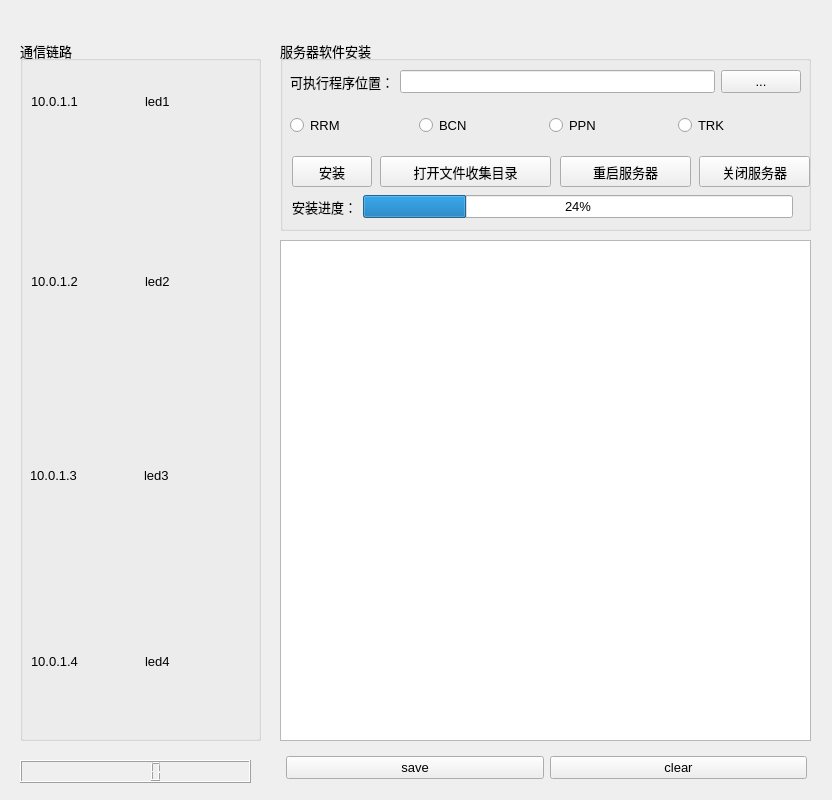
<?xml version="1.0" encoding="UTF-8"?>
<ui version="4.0">
 <class>SoftUpdate</class>
 <widget class="QWidget" name="SoftUpdate">
  <property name="geometry">
   <rect>
    <x>0</x>
    <y>0</y>
    <width>832</width>
    <height>800</height>
   </rect>
  </property>
  <property name="minimumSize">
   <size>
    <width>800</width>
    <height>800</height>
   </size>
  </property>
  <property name="windowTitle">
   <string>Form</string>
  </property>
  <widget class="QWidget" name="widget" native="true">
   <property name="geometry">
    <rect>
     <x>10</x>
     <y>30</y>
     <width>811</width>
     <height>781</height>
    </rect>
   </property>
   <property name="styleSheet">
    <string notr="true"/>
   </property>
   <widget class="QGroupBox" name="groupBox">
    <property name="geometry">
     <rect>
      <x>10</x>
      <y>10</y>
      <width>241</width>
      <height>701</height>
     </rect>
    </property>
    <property name="font">
     <font>
      <pointsize>10</pointsize>
     </font>
    </property>
    <property name="title">
     <string>通信链路</string>
    </property>
    <widget class="QWidget" name="">
     <property name="geometry">
      <rect>
       <x>10</x>
       <y>425</y>
       <width>221</width>
       <height>21</height>
      </rect>
     </property>
     <layout class="QHBoxLayout" name="horizontalLayout_7">
      <item>
       <widget class="QLabel" name="label_4">
        <property name="font">
         <font>
          <pointsize>10</pointsize>
         </font>
        </property>
        <property name="text">
         <string>10.0.1.3</string>
        </property>
       </widget>
      </item>
      <item>
       <widget class="QLabel" name="led3">
        <property name="font">
         <font>
          <pointsize>10</pointsize>
         </font>
        </property>
        <property name="text">
         <string>led3</string>
        </property>
       </widget>
      </item>
     </layout>
    </widget>
    <widget class="QWidget" name="">
     <property name="geometry">
      <rect>
       <x>11</x>
       <y>51</y>
       <width>221</width>
       <height>21</height>
      </rect>
     </property>
     <layout class="QHBoxLayout" name="horizontalLayout_5">
      <item>
       <widget class="QLabel" name="label">
        <property name="font">
         <font>
          <pointsize>10</pointsize>
         </font>
        </property>
        <property name="text">
         <string>10.0.1.1</string>
        </property>
       </widget>
      </item>
      <item>
       <widget class="QLabel" name="led1">
        <property name="font">
         <font>
          <pointsize>10</pointsize>
         </font>
        </property>
        <property name="styleSheet">
         <string notr="true"/>
        </property>
        <property name="text">
         <string>led1</string>
        </property>
       </widget>
      </item>
     </layout>
    </widget>
    <widget class="QWidget" name="">
     <property name="geometry">
      <rect>
       <x>11</x>
       <y>231</y>
       <width>221</width>
       <height>21</height>
      </rect>
     </property>
     <layout class="QHBoxLayout" name="horizontalLayout_8">
      <item>
       <widget class="QLabel" name="label_2">
        <property name="font">
         <font>
          <pointsize>10</pointsize>
         </font>
        </property>
        <property name="text">
         <string>10.0.1.2</string>
        </property>
       </widget>
      </item>
      <item>
       <widget class="QLabel" name="led2">
        <property name="font">
         <font>
          <pointsize>10</pointsize>
         </font>
        </property>
        <property name="text">
         <string>led2</string>
        </property>
       </widget>
      </item>
     </layout>
    </widget>
    <widget class="QWidget" name="">
     <property name="geometry">
      <rect>
       <x>11</x>
       <y>611</y>
       <width>221</width>
       <height>21</height>
      </rect>
     </property>
     <layout class="QHBoxLayout" name="horizontalLayout_6">
      <item>
       <widget class="QLabel" name="label_6">
        <property name="font">
         <font>
          <pointsize>10</pointsize>
         </font>
        </property>
        <property name="text">
         <string>10.0.1.4</string>
        </property>
       </widget>
      </item>
      <item>
       <widget class="QLabel" name="led4">
        <property name="font">
         <font>
          <pointsize>10</pointsize>
         </font>
        </property>
        <property name="text">
         <string>led4</string>
        </property>
       </widget>
      </item>
     </layout>
    </widget>
   </widget>
   <widget class="QGroupBox" name="groupBox_2">
    <property name="geometry">
     <rect>
      <x>270</x>
      <y>10</y>
      <width>531</width>
      <height>191</height>
     </rect>
    </property>
    <property name="font">
     <font>
      <pointsize>10</pointsize>
     </font>
    </property>
    <property name="title">
     <string>服务器软件安装</string>
    </property>
    <widget class="QWidget" name="">
     <property name="geometry">
      <rect>
       <x>10</x>
       <y>70</y>
       <width>511</width>
       <height>31</height>
      </rect>
     </property>
     <layout class="QHBoxLayout" name="horizontalLayout_2">
      <item>
       <widget class="QRadioButton" name="radioButton">
        <property name="text">
         <string>RRM</string>
        </property>
       </widget>
      </item>
      <item>
       <widget class="QRadioButton" name="radioButton_2">
        <property name="text">
         <string>BCN</string>
        </property>
       </widget>
      </item>
      <item>
       <widget class="QRadioButton" name="radioButton_3">
        <property name="text">
         <string>PPN</string>
        </property>
       </widget>
      </item>
      <item>
       <widget class="QRadioButton" name="radioButton_4">
        <property name="text">
         <string>TRK</string>
        </property>
       </widget>
      </item>
     </layout>
    </widget>
    <widget class="QWidget" name="">
     <property name="geometry">
      <rect>
       <x>10</x>
       <y>30</y>
       <width>511</width>
       <height>24</height>
      </rect>
     </property>
     <layout class="QHBoxLayout" name="horizontalLayout">
      <item>
       <widget class="QLabel" name="label_3">
        <property name="font">
         <font>
          <pointsize>10</pointsize>
         </font>
        </property>
        <property name="text">
         <string>可执行程序位置：</string>
        </property>
       </widget>
      </item>
      <item>
       <widget class="QLineEdit" name="lineEdit"/>
      </item>
      <item>
       <widget class="QPushButton" name="pushButton">
        <property name="text">
         <string>...</string>
        </property>
       </widget>
      </item>
     </layout>
    </widget>
    <widget class="QPushButton" name="pushButton_4">
     <property name="geometry">
      <rect>
       <x>419</x>
       <y>116</y>
       <width>111</width>
       <height>31</height>
      </rect>
     </property>
     <property name="font">
      <font>
       <pointsize>10</pointsize>
      </font>
     </property>
     <property name="text">
      <string>关闭服务器</string>
     </property>
    </widget>
    <widget class="QPushButton" name="pushButton_7">
     <property name="geometry">
      <rect>
       <x>100</x>
       <y>116</y>
       <width>171</width>
       <height>31</height>
      </rect>
     </property>
     <property name="text">
      <string>打开文件收集目录</string>
     </property>
    </widget>
    <widget class="QPushButton" name="pushButton_2">
     <property name="geometry">
      <rect>
       <x>12</x>
       <y>116</y>
       <width>80</width>
       <height>31</height>
      </rect>
     </property>
     <property name="font">
      <font>
       <pointsize>10</pointsize>
      </font>
     </property>
     <property name="text">
      <string>安装</string>
     </property>
    </widget>
    <widget class="QPushButton" name="pushButton_3">
     <property name="geometry">
      <rect>
       <x>280</x>
       <y>116</y>
       <width>131</width>
       <height>31</height>
      </rect>
     </property>
     <property name="font">
      <font>
       <pointsize>10</pointsize>
      </font>
     </property>
     <property name="text">
      <string>重启服务器</string>
     </property>
    </widget>
    <widget class="QWidget" name="">
     <property name="geometry">
      <rect>
       <x>12</x>
       <y>151</y>
       <width>501</width>
       <height>31</height>
      </rect>
     </property>
     <layout class="QHBoxLayout" name="horizontalLayout_3">
      <item>
       <widget class="QLabel" name="label_5">
        <property name="text">
         <string>安装进度：</string>
        </property>
       </widget>
      </item>
      <item>
       <widget class="QProgressBar" name="progressBar">
        <property name="value">
         <number>24</number>
        </property>
       </widget>
      </item>
     </layout>
    </widget>
   </widget>
   <widget class="QLCDNumber" name="lcdNumber">
    <property name="geometry">
     <rect>
      <x>10</x>
      <y>730</y>
      <width>231</width>
      <height>23</height>
     </rect>
    </property>
   </widget>
   <widget class="QTextEdit" name="textEdit">
    <property name="geometry">
     <rect>
      <x>270</x>
      <y>210</y>
      <width>531</width>
      <height>501</height>
     </rect>
    </property>
   </widget>
   <widget class="QWidget" name="">
    <property name="geometry">
     <rect>
      <x>276</x>
      <y>717</y>
      <width>521</width>
      <height>41</height>
     </rect>
    </property>
    <layout class="QHBoxLayout" name="horizontalLayout_4">
     <item>
      <widget class="QPushButton" name="pushButton_5">
       <property name="font">
        <font>
         <pointsize>10</pointsize>
        </font>
       </property>
       <property name="text">
        <string>save</string>
       </property>
      </widget>
     </item>
     <item>
      <widget class="QPushButton" name="pushButton_6">
       <property name="font">
        <font>
         <pointsize>10</pointsize>
        </font>
       </property>
       <property name="text">
        <string>clear</string>
       </property>
      </widget>
     </item>
    </layout>
   </widget>
  </widget>
 </widget>
 <resources/>
 <connections/>
</ui>
